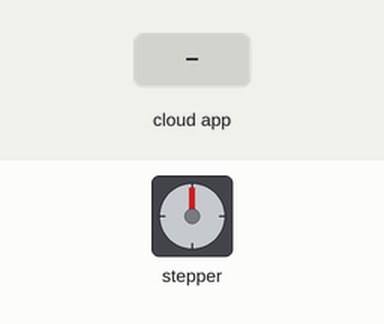
Simulated run of this sketch. Board: Arduino Uno, built with avr-gcc and run on an emulated ATmega328P. Shown: stepper motor. Wiring (inferred from the names in the program): stepper motor driver (200 steps per turn assumed): step pin 2; direction pin 5. The inputs (shaded band) are chosen by the test bench. The ROS host is connected and sends only what is stated.

Above: at 1.2 s.
1.3 s: the phone or cloud app sets collision to 1
At 2.2 s:
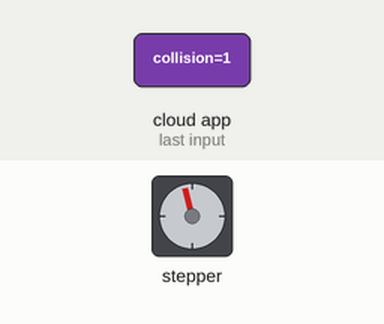
2.8 s: the phone or cloud app sets collision to 0
At 3.4 s:
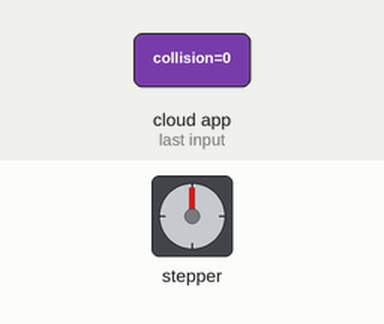
Timing chart, 0 to 5.8 s (numbered marks = the images above; inputs shaded):
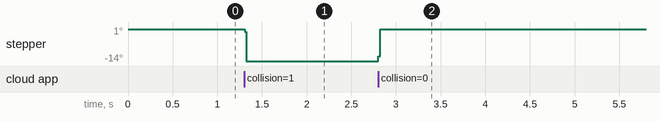

The sketch:

Steppermotor_activation_node.ino
```cpp
#include <ros.h>
#include <std_msgs/Bool.h>

const int dirPin = 5;
const int stepPin = 2;
const int stepsPerRevolution = 200;

bool lastCommandWasTrue = false;
bool motorMovedSinceLastFalse = false;

ros::NodeHandle nh;

void collisionCallback(const std_msgs::Bool& msg) {
    bool input = msg.data;

    // Check if the input is true or false
    if (input) {
        if (!motorMovedSinceLastFalse) {
            digitalWrite(dirPin, LOW);
            rotateMotor(8);
            motorMovedSinceLastFalse = true;
        }
        lastCommandWasTrue = true;
    } else {
        if (lastCommandWasTrue) {
            digitalWrite(dirPin, HIGH);
            rotateMotor(8);
        }
        lastCommandWasTrue = false;
        motorMovedSinceLastFalse = false;
    }
}

ros::Subscriber<std_msgs::Bool> collision_sub("/collision", &collisionCallback);

void setup() {
    pinMode(stepPin, OUTPUT);
    pinMode(dirPin, OUTPUT);
    nh.initNode();
    nh.subscribe(collision_sub);
}

void rotateMotor(int steps) {
    for(int x = 0; x < steps; x++) {
        digitalWrite(stepPin, HIGH);
        delayMicroseconds(1200);
        digitalWrite(stepPin, LOW);
        delayMicroseconds(1200);
    }
    delay(1000);
}

void loop() {
    nh.spinOnce();
    delay(10);
}
```

Measured:
- after the input at 1.3 s, stepper: goes -1° 0.02 s, then -14°, starting at once
- after the input at 2.8 s, stepper: goes -12° 0.02 s, then 0°, starting at once
